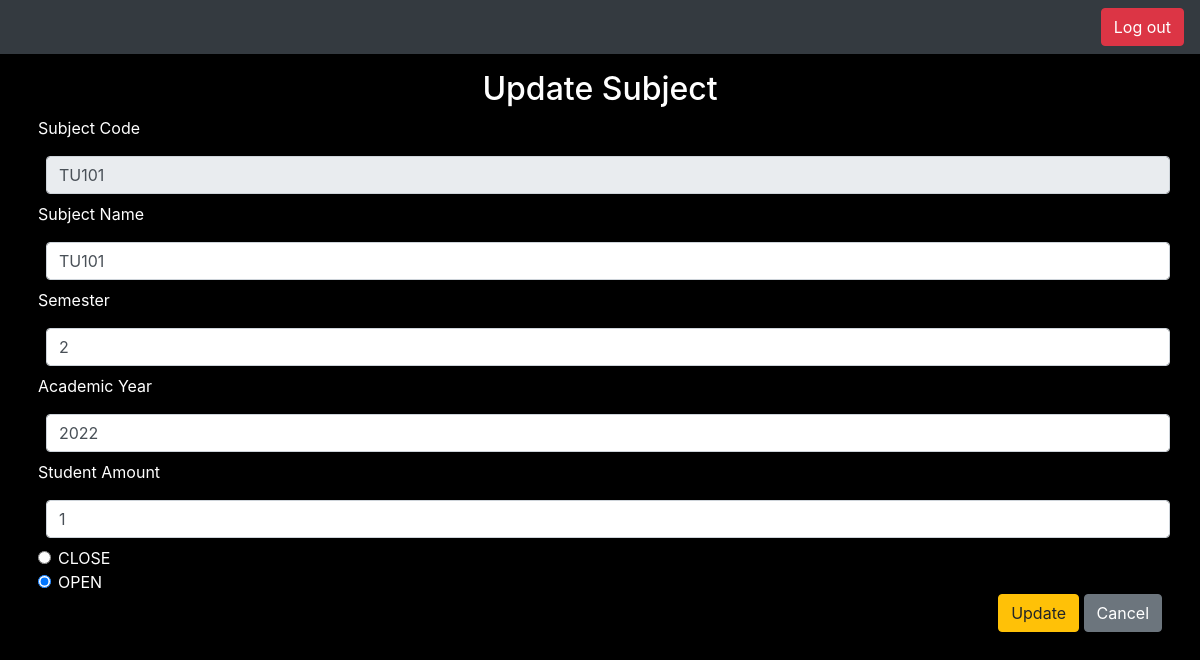
Screenshot of /bookingsubject/3/update with the database file from the repository.
### bookingsubject/models.py (models this page shows, shortened)
class Subject(models.Model):
    code = models.CharField(max_length=3, unique=True)
    subject_name = models.CharField(max_length=15)
    semester = models.CharField(max_length=1)
    academic_year = models.IntegerField()
    amount = models.IntegerField()
    status = models.BooleanField()
    student = models.IntegerField(default=0)

### bookingsubject/views.py (the view)
# urls.py: path("<int:subject_id>/update", views.update_subject, name="update_subject"),
def update_subject(req, subject_id):
    if (req.method == "POST"):
        code = req.POST["code"]
        subject_name = req.POST["subject_name"]
        semester = req.POST["semester"]
        academic_year = req.POST["academic_year"]
        amount = req.POST["amount"]
        status = req.POST["status"]
        try:
            subjects = Subject.objects.get(code=code)
            return render(req, "bookingsubject/update_subject.html", {"message": "Code duplicate"})
        except:
            pass
        if (academic_year == ""):
            return render(req, "bookingsubject/update_subject.html", {"message": "Invalid input"})
        subject = Subject.objects.filter(id=subject_id).update(
            code=code,
            subject_name=subject_name,
            semester=semester,
            academic_year=academic_year,
            amount=amount,
            status=status
        )
        return index(req)
    else:
        subject_data = Subject.objects.get(id=subject_id)
        return render(req, "bookingsubject/update_subject.html", {"subject_data": subject_data})

### bookingsubject/templates/bookingsubject/update_subject.html (shortened to what this page needs)
{% extends 'bookingsubject/layout.html' %} {% block body %}
<div>
  <h2 class="text-white text-center">Update Subject</h2>
  <form action="{% url 'update_subject' subject_data.id %}" method="POST">
    <label for="code" class="text-white form-label text-left">Subject Code</label>
    <input
      readonly
      class="form-control m-2"
      type="text"
      id="code"
      name="code"
      value={{subject_data.code}}
      placeholder={{subject_data.code}}
      max="5"
    />
    <label for="subject_name" class="text-white form-label text-left"
      >Subject Name</label
    >
    <input
      class="form-control m-2"
      type="text"
      id="subject_name"
      name="subject_name"
      value={{subject_data.subject_name}}
      placeholder={{subject_data.subject_name}}
    />
    <label for="semester" class="text-white form-label text-left">Semester</label>
    <input
      class="form-control m-2"
      type="number"
      min="1"
      max="3"
      step="1"
      id="semester"
      name="semester"
      value={{subject_data.semester}}
      placeholder={{subject_data.semester}}
    />
    <label for="academic_year" class="text-white form-label text-left"
      >Academic Year</label
    >
    <input
      class="form-control m-2"
      type="number"
      id="academic_year"
      name="academic_year"
      step="1"
      min="2000"
      max="2100"
      value={{subject_data.academic_year}}
      placeholder={{subject_data.academic_year}}
    />
    <label for="amount" class="text-white form-label text-left"
      >Student Amount</label
    >
    <input
      class="form-control m-2"
      type="number"
      id="amount"
      name="amount"
      min="1"
      max="1000"
      value={{subject_data.amount}}
      placeholder={{subject_data.amount}}
    />
    <div class="form-check mt-2">
      <input
        class="form-check-input"
        type="radio"
        name="status"
        id="status_false"
        value="0"
      />
      <label class="text-white form-check-label" for="status_false">
        CLOSE
      </label>
    </div>
    <div class="form-check">
      <input
        class="form-check-input"
        type="radio"
        name="status"
        id="status_true"
        value="1"
        checked
      />
      <label class="text-white form-check-label" for="status_true"> OPEN </label>
    </div>
    <div class="flex float-right">
      <button type="submit" class="btn btn-warning">Update</button>
      <a
        type="button"
        class="btn btn-secondary"
        href="{% url 'booking_index' %}"
        >Cancel</a
      >
    </div>
  </form>
</div>
{% endblock %}

### bookingsubject/static/bookingsubject/style.css (style rules this page uses)
body { background-color: black; color: white; }

### rows the page displays
Subject: code "TU101", subject_name "TU101", semester "2", academic_year "2022", amount "1"
